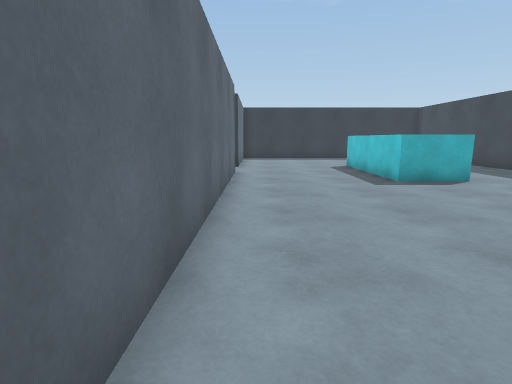
[1] (above)

23 first-person views from a walk through a 3-D level made in the Unity game engine. The camera is 1.2 m above the floor, tilts 10° down and sees 80° across. The floor is counted in squares, 1 m on a side. Each view is taken from the middle of a square. On the plan, view 1 faces up. The plan holds only what a view shows up to about 13 squares ahead; the rest is blank.

[2]
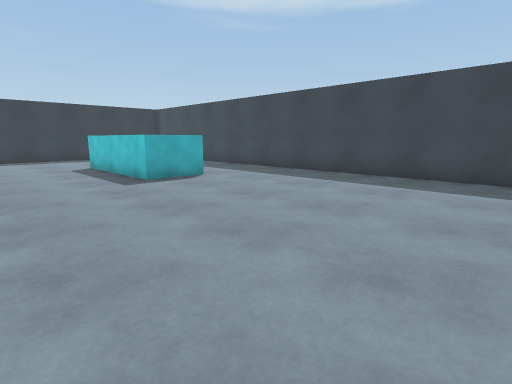

[3]
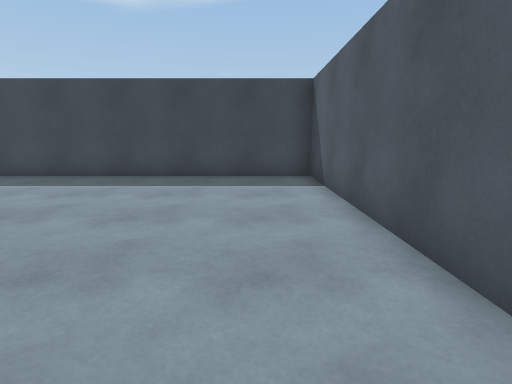

[4]
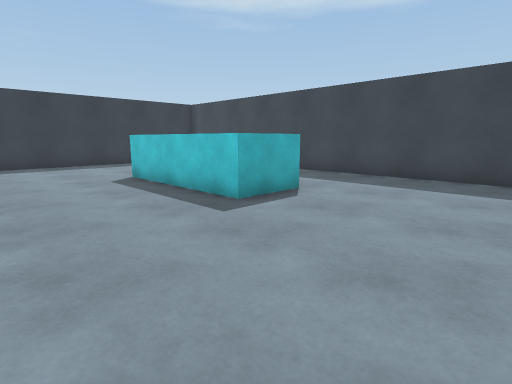

[5]
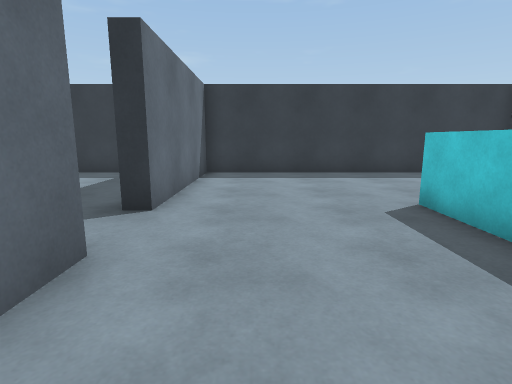

[6]
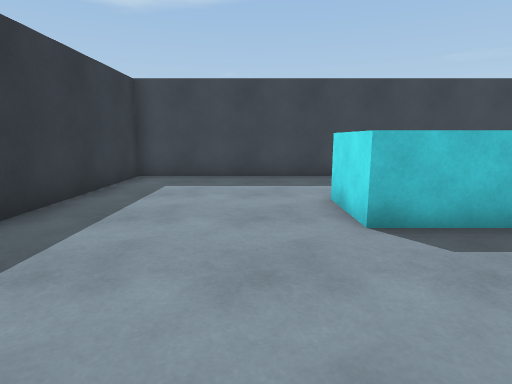

[7]
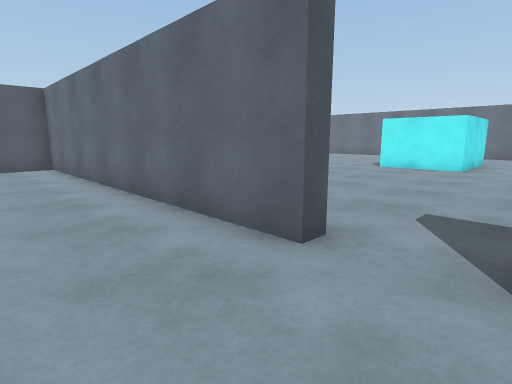

[8]
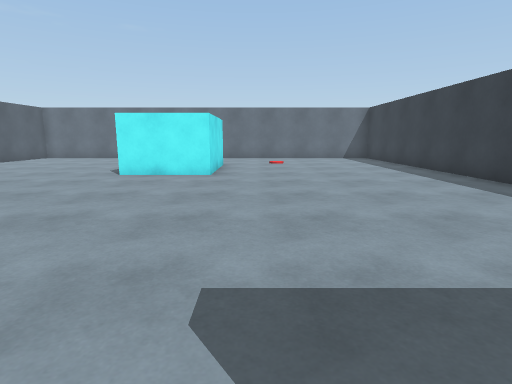

[9]
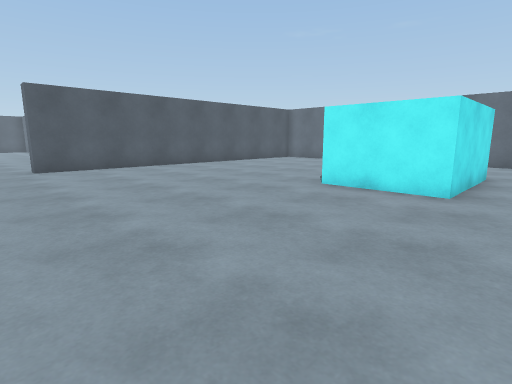

[10]
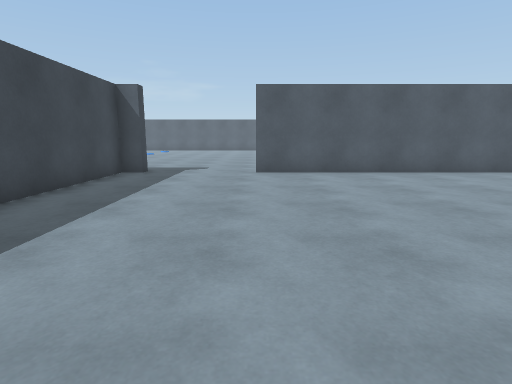

[11]
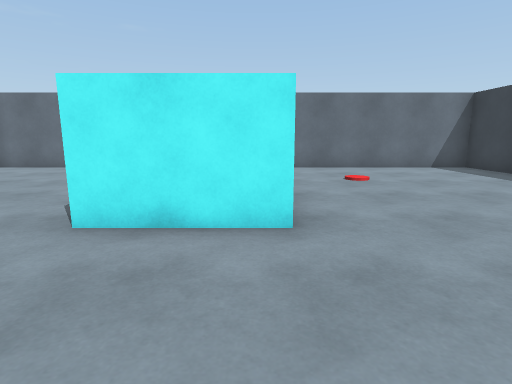

[12]
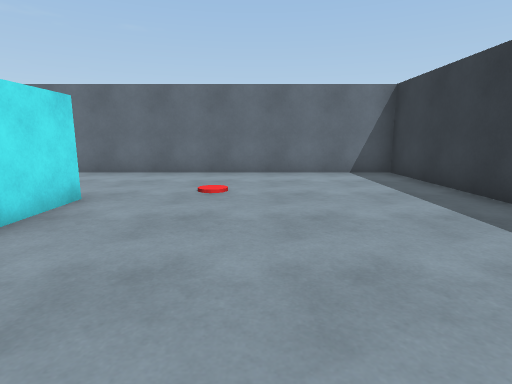

[13]
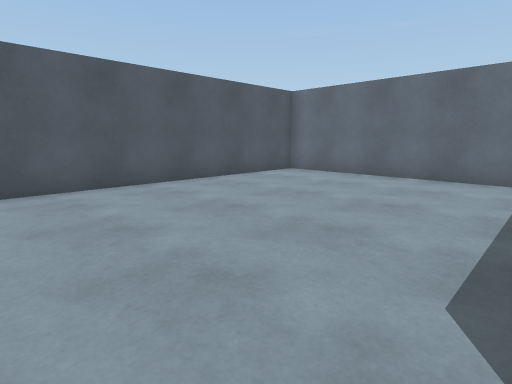

[14]
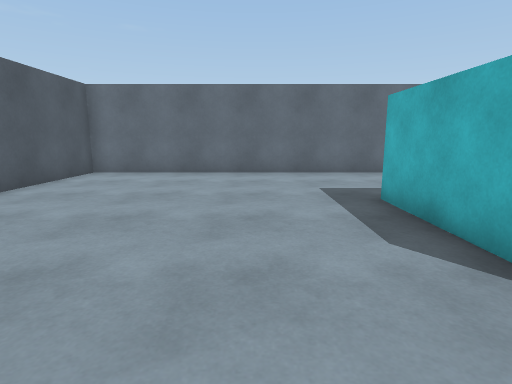

[15]
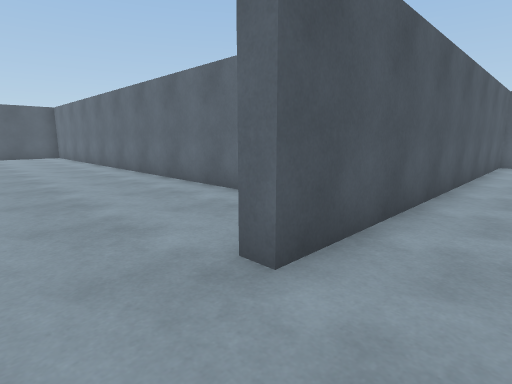

[16]
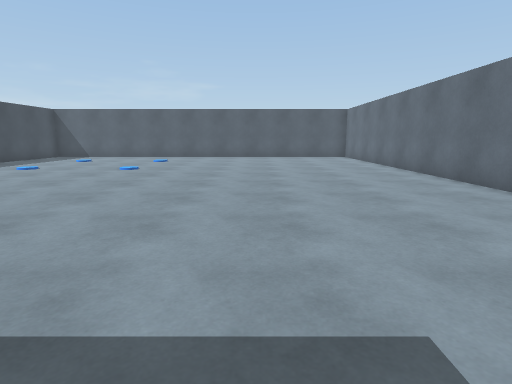

[17]
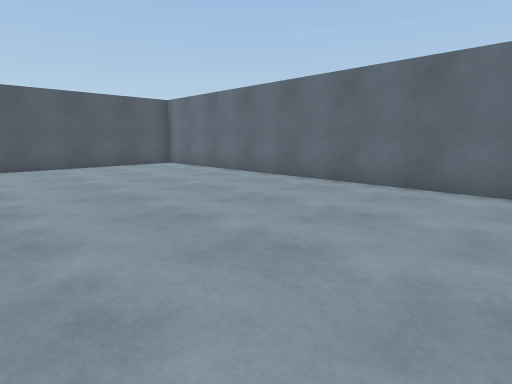

[18]
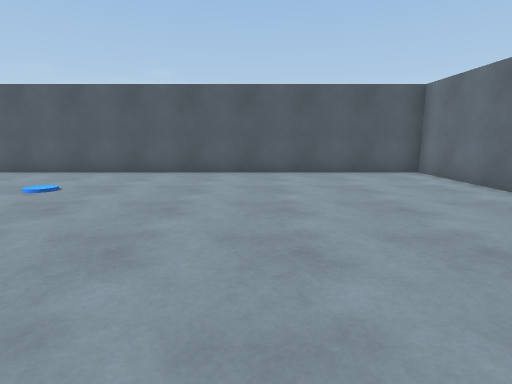

[19]
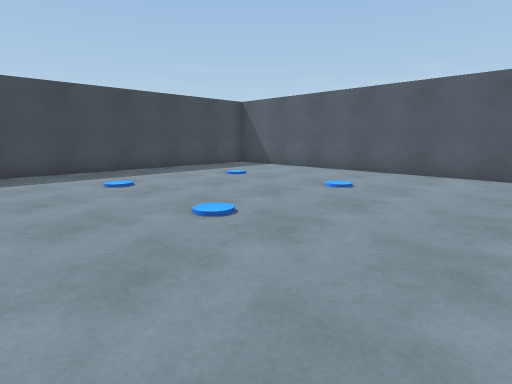

[20]
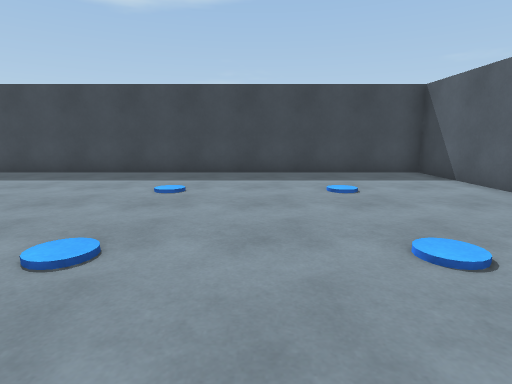

[21]
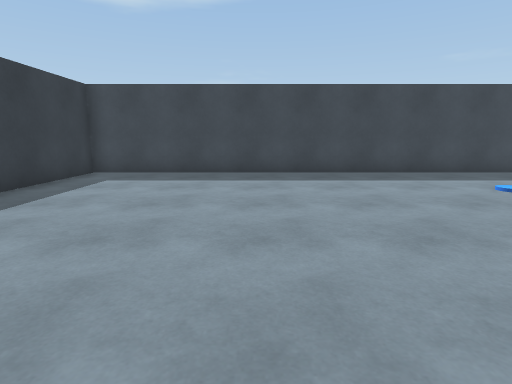

[22]
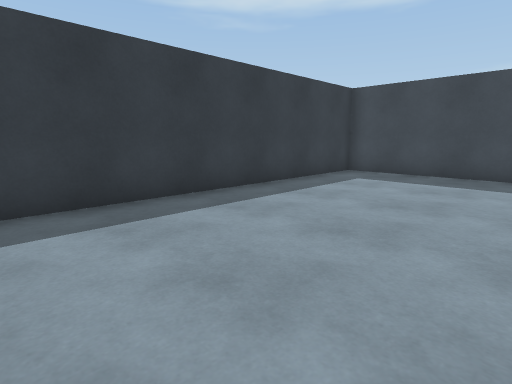

[23]
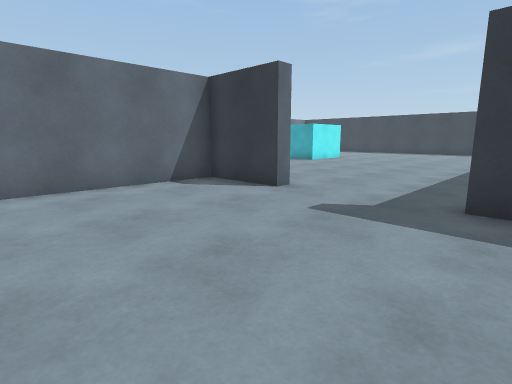

### Floor plan
Points are (right, up) in squares from view 1. A wall is a line through its corners. A room is listed if a view was taken in it or the views show most of it. See-through windows are left out.
Room 1 (views 1, 2, 3, 4, 5, 6, 7)
walls: (6.1, 8.5) (4, 8.5) (4, 13.5) (6, 13.5); (-0.7, 11) (-0.7, -0.7) (9.8, -0.7) (9.8, 18.8) (-0.7, 18.8) (-0.7, 13)
ways out: opening at (-1, 11.5) to room 2
Room 2 (views 8, 9, 10, 11, 12, 13, 14, 15, 16, 17, 18, 19, 20, 21, 22, 23)
walls: (-11.8, 7.5) (-15, 7.5); (-1.4, 11) (-0.7, 11); (-0.7, 13) (-1.2, 13); (-15, 10.5) (-11, 10.5) (-11, 7.5); (-3.8, 18.8) (-5.4, 18.8); (-9, 18.8) (-19.8, 18.8) (-19.8, -0.7) (-6, -0.7) (-6, -1.3) (-8.8, -1.3) (-8.8, -20.8) (9.8, -20.8) (9.8, -1.3) (-2, -1.3) (-2, -0.7) (-1.3, -0.7) (-1.3, 4.5)
ways out: opening at (-1, 11.5) to room 1

Where each view was taken, in squares from view 1:
view 1: 0 up, 0 right, facing up
view 2: 0 up, 0 right, facing up-right
view 3: 1 up, 0 right, facing right
view 4: 4 up, 0 right, facing up-right
view 5: 8 up, 1 right, facing up
view 6: 15 up, 0 right, facing right
view 7: 13 up, 2 right, facing down-left
view 8: 12 up, 1 left, facing left
view 9: 12 up, 4 left, facing down-left
view 10: 10 up, 6 left, facing down
view 11: 10 up, 7 left, facing left
view 12: 14 up, 9 left, facing left
view 13: 7 up, 10 left, facing down-left
view 14: 5 up, 9 left, facing left
view 15: 1 up, 4 left, facing down-left
view 16: 1 down, 3 left, facing down
view 17: 7 down, 1 left, facing down-left
view 18: 10 down, 3 left, facing down
view 19: 10 down, 2 left, facing down-right
view 20: 15 down, 1 left, facing right
view 21: 7 down, 1 left, facing right
view 22: 7 down, 1 left, facing up-right
view 23: 7 down, 1 left, facing up-left
